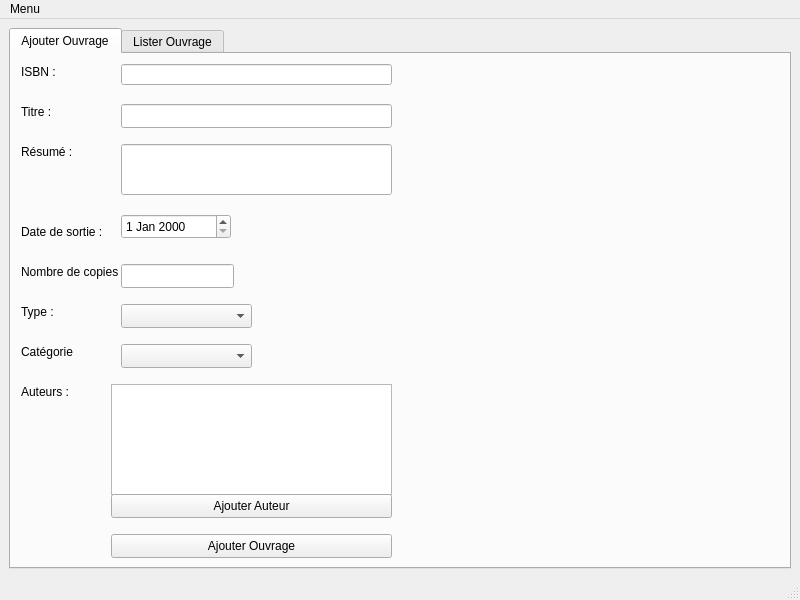
<?xml version="1.0" encoding="UTF-8"?>
<ui version="4.0">
 <class>OuvrageWindow</class>
 <widget class="QMainWindow" name="OuvrageWindow">
  <property name="geometry">
   <rect>
    <x>0</x>
    <y>0</y>
    <width>800</width>
    <height>600</height>
   </rect>
  </property>
  <property name="windowTitle">
   <string>MainWindow</string>
  </property>
  <widget class="QWidget" name="centralwidget">
   <layout class="QGridLayout" name="gridLayout">
    <item row="0" column="0">
     <layout class="QVBoxLayout" name="verticalLayout">
      <item>
       <widget class="QTabWidget" name="addOuvrage">
        <property name="currentIndex">
         <number>0</number>
        </property>
        <widget class="QWidget" name="widget">
         <attribute name="title">
          <string>Ajouter Ouvrage</string>
         </attribute>
         <widget class="QLabel" name="label">
          <property name="geometry">
           <rect>
            <x>10</x>
            <y>10</y>
            <width>56</width>
            <height>16</height>
           </rect>
          </property>
          <property name="text">
           <string>ISBN :</string>
          </property>
         </widget>
         <widget class="QLabel" name="label_2">
          <property name="geometry">
           <rect>
            <x>10</x>
            <y>50</y>
            <width>56</width>
            <height>16</height>
           </rect>
          </property>
          <property name="text">
           <string>Titre : </string>
          </property>
         </widget>
         <widget class="QLabel" name="label_3">
          <property name="geometry">
           <rect>
            <x>10</x>
            <y>90</y>
            <width>56</width>
            <height>16</height>
           </rect>
          </property>
          <property name="text">
           <string>Résumé : </string>
          </property>
         </widget>
         <widget class="QLabel" name="label_4">
          <property name="geometry">
           <rect>
            <x>10</x>
            <y>120</y>
            <width>56</width>
            <height>16</height>
           </rect>
          </property>
          <property name="text">
           <string/>
          </property>
         </widget>
         <widget class="QLabel" name="label_5">
          <property name="geometry">
           <rect>
            <x>10</x>
            <y>170</y>
            <width>81</width>
            <height>16</height>
           </rect>
          </property>
          <property name="text">
           <string>Date de sortie :</string>
          </property>
         </widget>
         <widget class="QLabel" name="label_6">
          <property name="geometry">
           <rect>
            <x>10</x>
            <y>210</y>
            <width>101</width>
            <height>16</height>
           </rect>
          </property>
          <property name="text">
           <string>Nombre de copies :</string>
          </property>
         </widget>
         <widget class="QLabel" name="label_7">
          <property name="geometry">
           <rect>
            <x>10</x>
            <y>250</y>
            <width>56</width>
            <height>16</height>
           </rect>
          </property>
          <property name="text">
           <string>Type :</string>
          </property>
         </widget>
         <widget class="QLabel" name="label_8">
          <property name="geometry">
           <rect>
            <x>10</x>
            <y>290</y>
            <width>56</width>
            <height>16</height>
           </rect>
          </property>
          <property name="text">
           <string>Catégorie :</string>
          </property>
         </widget>
         <widget class="QLabel" name="label_9">
          <property name="geometry">
           <rect>
            <x>10</x>
            <y>330</y>
            <width>56</width>
            <height>16</height>
           </rect>
          </property>
          <property name="text">
           <string>Auteurs :</string>
          </property>
         </widget>
         <widget class="QLineEdit" name="add_isbn">
          <property name="geometry">
           <rect>
            <x>110</x>
            <y>10</y>
            <width>271</width>
            <height>21</height>
           </rect>
          </property>
         </widget>
         <widget class="QLineEdit" name="add_title">
          <property name="geometry">
           <rect>
            <x>110</x>
            <y>50</y>
            <width>271</width>
            <height>24</height>
           </rect>
          </property>
         </widget>
         <widget class="QLineEdit" name="add_abstract">
          <property name="geometry">
           <rect>
            <x>110</x>
            <y>90</y>
            <width>271</width>
            <height>51</height>
           </rect>
          </property>
         </widget>
         <widget class="QDateEdit" name="dateEdit">
          <property name="geometry">
           <rect>
            <x>110</x>
            <y>160</y>
            <width>110</width>
            <height>25</height>
           </rect>
          </property>
         </widget>
         <widget class="QLineEdit" name="lineEdit_4">
          <property name="geometry">
           <rect>
            <x>110</x>
            <y>210</y>
            <width>113</width>
            <height>24</height>
           </rect>
          </property>
         </widget>
         <widget class="QComboBox" name="comboBox">
          <property name="geometry">
           <rect>
            <x>110</x>
            <y>250</y>
            <width>131</width>
            <height>24</height>
           </rect>
          </property>
         </widget>
         <widget class="QComboBox" name="comboBox_2">
          <property name="geometry">
           <rect>
            <x>110</x>
            <y>290</y>
            <width>131</width>
            <height>24</height>
           </rect>
          </property>
         </widget>
         <widget class="QListWidget" name="listWidget">
          <property name="geometry">
           <rect>
            <x>100</x>
            <y>330</y>
            <width>281</width>
            <height>111</height>
           </rect>
          </property>
         </widget>
         <widget class="QPushButton" name="pushButton">
          <property name="geometry">
           <rect>
            <x>100</x>
            <y>480</y>
            <width>281</width>
            <height>24</height>
           </rect>
          </property>
          <property name="text">
           <string>Ajouter Ouvrage</string>
          </property>
         </widget>
         <widget class="QPushButton" name="pushButton_5">
          <property name="geometry">
           <rect>
            <x>100</x>
            <y>440</y>
            <width>281</width>
            <height>24</height>
           </rect>
          </property>
          <property name="text">
           <string>Ajouter Auteur</string>
          </property>
         </widget>
        </widget>
        <widget class="QWidget" name="tab_2">
         <attribute name="title">
          <string>Lister Ouvrage</string>
         </attribute>
         <widget class="QListWidget" name="listWidget_2">
          <property name="geometry">
           <rect>
            <x>10</x>
            <y>50</y>
            <width>291</width>
            <height>271</height>
           </rect>
          </property>
         </widget>
         <widget class="QLabel" name="label_10">
          <property name="geometry">
           <rect>
            <x>310</x>
            <y>210</y>
            <width>81</width>
            <height>16</height>
           </rect>
          </property>
          <property name="text">
           <string>Date de sortie :</string>
          </property>
         </widget>
         <widget class="QLabel" name="label_11">
          <property name="geometry">
           <rect>
            <x>310</x>
            <y>90</y>
            <width>56</width>
            <height>16</height>
           </rect>
          </property>
          <property name="text">
           <string>Titre : </string>
          </property>
         </widget>
         <widget class="QLineEdit" name="lineEdit_5">
          <property name="geometry">
           <rect>
            <x>410</x>
            <y>90</y>
            <width>271</width>
            <height>24</height>
           </rect>
          </property>
         </widget>
         <widget class="QLabel" name="label_12">
          <property name="geometry">
           <rect>
            <x>310</x>
            <y>130</y>
            <width>56</width>
            <height>16</height>
           </rect>
          </property>
          <property name="text">
           <string>Résumé : </string>
          </property>
         </widget>
         <widget class="QLabel" name="label_13">
          <property name="geometry">
           <rect>
            <x>310</x>
            <y>290</y>
            <width>56</width>
            <height>16</height>
           </rect>
          </property>
          <property name="text">
           <string>Type :</string>
          </property>
         </widget>
         <widget class="QLabel" name="label_14">
          <property name="geometry">
           <rect>
            <x>310</x>
            <y>370</y>
            <width>56</width>
            <height>16</height>
           </rect>
          </property>
          <property name="text">
           <string>Auteurs :</string>
          </property>
         </widget>
         <widget class="QLineEdit" name="lineEdit_6">
          <property name="geometry">
           <rect>
            <x>410</x>
            <y>50</y>
            <width>271</width>
            <height>21</height>
           </rect>
          </property>
         </widget>
         <widget class="QComboBox" name="comboBox_3">
          <property name="geometry">
           <rect>
            <x>410</x>
            <y>290</y>
            <width>131</width>
            <height>24</height>
           </rect>
          </property>
         </widget>
         <widget class="QLabel" name="label_15">
          <property name="geometry">
           <rect>
            <x>310</x>
            <y>330</y>
            <width>56</width>
            <height>16</height>
           </rect>
          </property>
          <property name="text">
           <string>Catégorie :</string>
          </property>
         </widget>
         <widget class="QDateEdit" name="dateEdit_2">
          <property name="geometry">
           <rect>
            <x>410</x>
            <y>200</y>
            <width>110</width>
            <height>25</height>
           </rect>
          </property>
         </widget>
         <widget class="QLineEdit" name="lineEdit_7">
          <property name="geometry">
           <rect>
            <x>410</x>
            <y>250</y>
            <width>113</width>
            <height>24</height>
           </rect>
          </property>
         </widget>
         <widget class="QLabel" name="label_16">
          <property name="geometry">
           <rect>
            <x>310</x>
            <y>50</y>
            <width>56</width>
            <height>16</height>
           </rect>
          </property>
          <property name="text">
           <string>ISBN :</string>
          </property>
         </widget>
         <widget class="QLineEdit" name="lineEdit_8">
          <property name="geometry">
           <rect>
            <x>410</x>
            <y>130</y>
            <width>271</width>
            <height>51</height>
           </rect>
          </property>
         </widget>
         <widget class="QComboBox" name="comboBox_4">
          <property name="geometry">
           <rect>
            <x>410</x>
            <y>330</y>
            <width>131</width>
            <height>24</height>
           </rect>
          </property>
         </widget>
         <widget class="QLabel" name="label_17">
          <property name="geometry">
           <rect>
            <x>310</x>
            <y>250</y>
            <width>101</width>
            <height>16</height>
           </rect>
          </property>
          <property name="text">
           <string>Nombre de copies :</string>
          </property>
         </widget>
         <widget class="QListWidget" name="listWidget_3">
          <property name="geometry">
           <rect>
            <x>400</x>
            <y>370</y>
            <width>181</width>
            <height>111</height>
           </rect>
          </property>
         </widget>
         <widget class="QPushButton" name="pushButton_2">
          <property name="geometry">
           <rect>
            <x>400</x>
            <y>520</y>
            <width>281</width>
            <height>24</height>
           </rect>
          </property>
          <property name="text">
           <string>Ajouter Ouvrage</string>
          </property>
         </widget>
         <widget class="QLineEdit" name="lineEdit_9">
          <property name="geometry">
           <rect>
            <x>10</x>
            <y>20</y>
            <width>271</width>
            <height>24</height>
           </rect>
          </property>
         </widget>
         <widget class="QPushButton" name="pushButton_3">
          <property name="geometry">
           <rect>
            <x>400</x>
            <y>490</y>
            <width>80</width>
            <height>24</height>
           </rect>
          </property>
          <property name="text">
           <string>Modifier </string>
          </property>
         </widget>
         <widget class="QPushButton" name="pushButton_4">
          <property name="geometry">
           <rect>
            <x>500</x>
            <y>490</y>
            <width>80</width>
            <height>24</height>
           </rect>
          </property>
          <property name="text">
           <string>Supprimer</string>
          </property>
         </widget>
        </widget>
       </widget>
      </item>
     </layout>
    </item>
   </layout>
  </widget>
  <widget class="QMenuBar" name="menubar">
   <property name="geometry">
    <rect>
     <x>0</x>
     <y>0</y>
     <width>800</width>
     <height>21</height>
    </rect>
   </property>
   <widget class="QMenu" name="menuMenu">
    <property name="title">
     <string>Menu</string>
    </property>
    <addaction name="separator"/>
    <addaction name="actionGestion_des_auteurs"/>
    <addaction name="actionGestion_des_ouvrages"/>
    <addaction name="actionGestion_des_utilisateurs"/>
   </widget>
   <addaction name="menuMenu"/>
  </widget>
  <widget class="QStatusBar" name="statusbar"/>
  <action name="actionGestion_des_auteurs">
   <property name="text">
    <string>Gestion des auteurs</string>
   </property>
  </action>
  <action name="actionGestion_des_ouvrages">
   <property name="text">
    <string>Gestion des ouvrages</string>
   </property>
  </action>
  <action name="actionGestion_des_utilisateurs">
   <property name="text">
    <string>Gestion des utilisateurs</string>
   </property>
  </action>
 </widget>
 <resources/>
 <connections/>
</ui>
